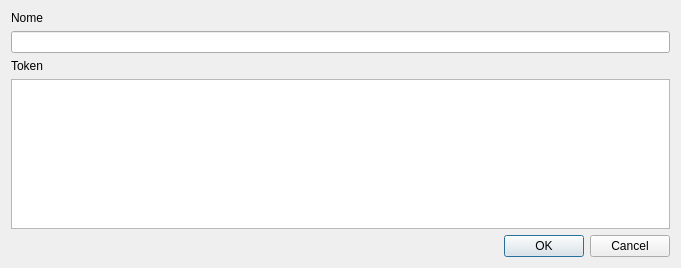
<?xml version="1.0" encoding="UTF-8"?>
<ui version="4.0">
 <class>DialogToken</class>
 <widget class="QDialog" name="DialogToken">
  <property name="geometry">
   <rect>
    <x>0</x>
    <y>0</y>
    <width>681</width>
    <height>268</height>
   </rect>
  </property>
  <property name="windowTitle">
   <string>Cadastrar Token</string>
  </property>
  <layout class="QVBoxLayout" name="verticalLayout">
   <item>
    <widget class="QLabel" name="label">
     <property name="text">
      <string>Nome</string>
     </property>
    </widget>
   </item>
   <item>
    <widget class="QLineEdit" name="led_name"/>
   </item>
   <item>
    <widget class="QLabel" name="label_2">
     <property name="text">
      <string>Token</string>
     </property>
    </widget>
   </item>
   <item>
    <widget class="QPlainTextEdit" name="pte_token"/>
   </item>
   <item>
    <widget class="QDialogButtonBox" name="buttonBox">
     <property name="orientation">
      <enum>Qt::Horizontal</enum>
     </property>
     <property name="standardButtons">
      <set>QDialogButtonBox::Cancel|QDialogButtonBox::Ok</set>
     </property>
    </widget>
   </item>
  </layout>
 </widget>
 <resources/>
 <connections/>
</ui>
